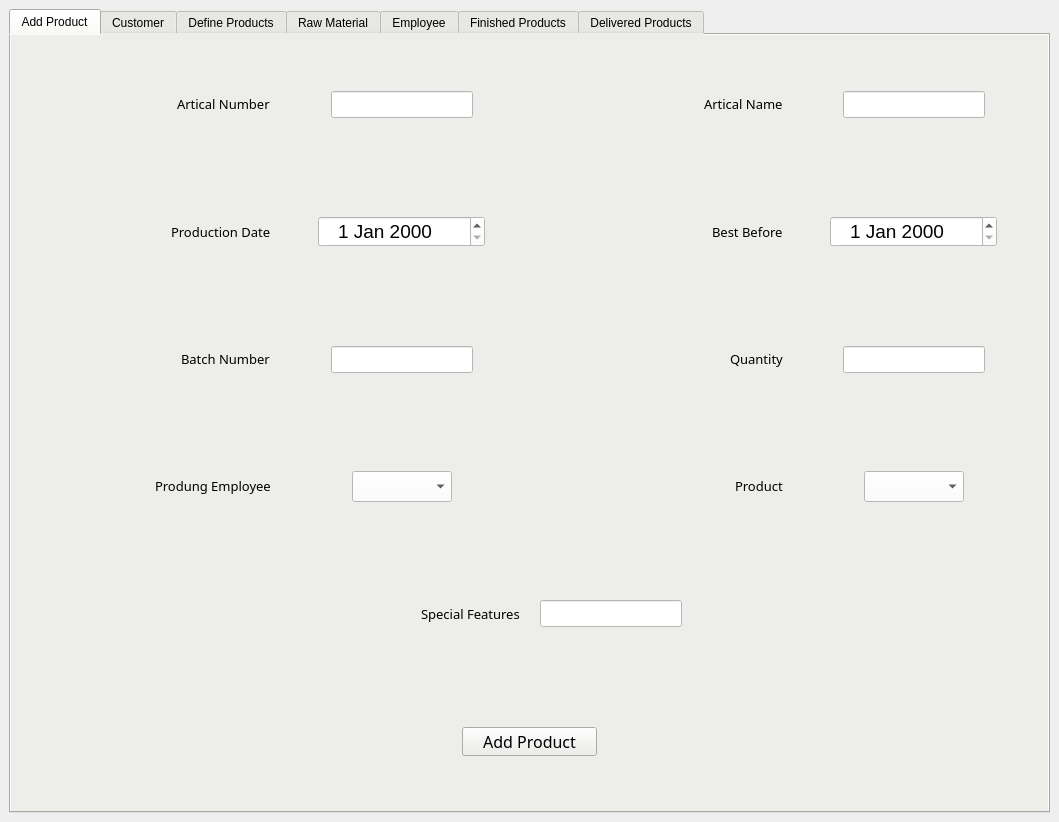
<?xml version="1.0" encoding="UTF-8"?>
<ui version="4.0">
 <class>MainWindow</class>
 <widget class="QMainWindow" name="MainWindow">
  <property name="geometry">
   <rect>
    <x>0</x>
    <y>0</y>
    <width>1059</width>
    <height>822</height>
   </rect>
  </property>
  <property name="windowTitle">
   <string>Warehouse Management System</string>
  </property>
  <widget class="QWidget" name="centralwidget">
   <layout class="QHBoxLayout" name="horizontalLayout_9">
    <item>
     <widget class="QTabWidget" name="tabWidget">
      <property name="styleSheet">
       <string notr="true">background-color:#EDEEE9;</string>
      </property>
      <property name="currentIndex">
       <number>0</number>
      </property>
      <widget class="QWidget" name="tab">
       <property name="cursor">
        <cursorShape>ArrowCursor</cursorShape>
       </property>
       <attribute name="title">
        <string>Add Product</string>
       </attribute>
       <layout class="QHBoxLayout" name="horizontalLayout_8">
        <item>
         <layout class="QVBoxLayout" name="verticalLayout" stretch="1,1,1,1,1,1">
          <item>
           <layout class="QHBoxLayout" name="horizontalLayout_6">
            <item>
             <layout class="QHBoxLayout" name="horizontalLayout_11">
              <item alignment="Qt::AlignRight|Qt::AlignVCenter">
               <widget class="QLabel" name="label">
                <property name="font">
                 <font>
                  <family>Myanmar Text</family>
                  <pointsize>10</pointsize>
                 </font>
                </property>
                <property name="text">
                 <string>Artical Number</string>
                </property>
               </widget>
              </item>
              <item alignment="Qt::AlignHCenter|Qt::AlignVCenter">
               <widget class="QLineEdit" name="artical_number_lineEdit_tab1">
                <property name="minimumSize">
                 <size>
                  <width>0</width>
                  <height>0</height>
                 </size>
                </property>
                <property name="font">
                 <font>
                  <pointsize>12</pointsize>
                 </font>
                </property>
                <property name="styleSheet">
                 <string notr="true">background-color:white;</string>
                </property>
               </widget>
              </item>
             </layout>
            </item>
            <item>
             <layout class="QHBoxLayout" name="horizontalLayout_10">
              <item alignment="Qt::AlignRight|Qt::AlignVCenter">
               <widget class="QLabel" name="label_2">
                <property name="font">
                 <font>
                  <family>Myanmar Text</family>
                  <pointsize>10</pointsize>
                 </font>
                </property>
                <property name="text">
                 <string>Artical Name</string>
                </property>
               </widget>
              </item>
              <item alignment="Qt::AlignHCenter|Qt::AlignVCenter">
               <widget class="QLineEdit" name="artical_name_lineEdit_tab1">
                <property name="font">
                 <font>
                  <pointsize>12</pointsize>
                 </font>
                </property>
                <property name="styleSheet">
                 <string notr="true">background-color:white;</string>
                </property>
               </widget>
              </item>
             </layout>
            </item>
           </layout>
          </item>
          <item>
           <layout class="QHBoxLayout" name="horizontalLayout_4">
            <item>
             <layout class="QHBoxLayout" name="horizontalLayout_15">
              <item alignment="Qt::AlignRight|Qt::AlignVCenter">
               <widget class="QLabel" name="label_5">
                <property name="font">
                 <font>
                  <family>Myanmar Text</family>
                  <pointsize>10</pointsize>
                 </font>
                </property>
                <property name="text">
                 <string>Production Date</string>
                </property>
               </widget>
              </item>
              <item alignment="Qt::AlignHCenter|Qt::AlignVCenter">
               <widget class="QDateEdit" name="production_date_tab1">
                <property name="font">
                 <font>
                  <pointsize>14</pointsize>
                 </font>
                </property>
                <property name="styleSheet">
                 <string notr="true">padding: 0px 15px;
background-color:white;</string>
                </property>
               </widget>
              </item>
             </layout>
            </item>
            <item>
             <layout class="QHBoxLayout" name="horizontalLayout_14">
              <item alignment="Qt::AlignRight|Qt::AlignVCenter">
               <widget class="QLabel" name="label_6">
                <property name="font">
                 <font>
                  <family>Myanmar Text</family>
                  <pointsize>10</pointsize>
                 </font>
                </property>
                <property name="text">
                 <string>Best Before</string>
                </property>
               </widget>
              </item>
              <item alignment="Qt::AlignHCenter|Qt::AlignVCenter">
               <widget class="QDateEdit" name="best_before_date_tab1">
                <property name="font">
                 <font>
                  <pointsize>14</pointsize>
                 </font>
                </property>
                <property name="styleSheet">
                 <string notr="true">padding: 0px 15px;
background-color:white;</string>
                </property>
               </widget>
              </item>
             </layout>
            </item>
           </layout>
          </item>
          <item>
           <layout class="QHBoxLayout" name="horizontalLayout_3">
            <item>
             <layout class="QHBoxLayout" name="horizontalLayout_17">
              <item alignment="Qt::AlignRight|Qt::AlignVCenter">
               <widget class="QLabel" name="label_7">
                <property name="font">
                 <font>
                  <family>Myanmar Text</family>
                  <pointsize>10</pointsize>
                 </font>
                </property>
                <property name="text">
                 <string>Batch Number</string>
                </property>
               </widget>
              </item>
              <item alignment="Qt::AlignHCenter|Qt::AlignVCenter">
               <widget class="QLineEdit" name="batch_number_lineEdit_tab1">
                <property name="font">
                 <font>
                  <pointsize>12</pointsize>
                 </font>
                </property>
                <property name="styleSheet">
                 <string notr="true">background-color:white;</string>
                </property>
               </widget>
              </item>
             </layout>
            </item>
            <item>
             <layout class="QHBoxLayout" name="horizontalLayout_16">
              <item alignment="Qt::AlignRight|Qt::AlignVCenter">
               <widget class="QLabel" name="label_8">
                <property name="font">
                 <font>
                  <family>Myanmar Text</family>
                  <pointsize>10</pointsize>
                 </font>
                </property>
                <property name="text">
                 <string>Quantity</string>
                </property>
               </widget>
              </item>
              <item alignment="Qt::AlignHCenter|Qt::AlignVCenter">
               <widget class="QLineEdit" name="quantity_lineEdit_tab1">
                <property name="font">
                 <font>
                  <pointsize>12</pointsize>
                 </font>
                </property>
                <property name="styleSheet">
                 <string notr="true">background-color:white;</string>
                </property>
               </widget>
              </item>
             </layout>
            </item>
           </layout>
          </item>
          <item>
           <layout class="QHBoxLayout" name="horizontalLayout_5">
            <item>
             <layout class="QHBoxLayout" name="horizontalLayout_13">
              <item alignment="Qt::AlignRight|Qt::AlignVCenter">
               <widget class="QLabel" name="label_3">
                <property name="font">
                 <font>
                  <family>Myanmar Text</family>
                  <pointsize>10</pointsize>
                 </font>
                </property>
                <property name="text">
                 <string>Produng Employee</string>
                </property>
               </widget>
              </item>
              <item alignment="Qt::AlignHCenter|Qt::AlignVCenter">
               <widget class="QComboBox" name="producing_employee_combo_tab1">
                <property name="font">
                 <font>
                  <pointsize>14</pointsize>
                 </font>
                </property>
                <property name="styleSheet">
                 <string notr="true">background-color:white;</string>
                </property>
               </widget>
              </item>
             </layout>
            </item>
            <item>
             <layout class="QHBoxLayout" name="horizontalLayout_12">
              <item alignment="Qt::AlignRight|Qt::AlignVCenter">
               <widget class="QLabel" name="label_4">
                <property name="font">
                 <font>
                  <family>Myanmar Text</family>
                  <pointsize>10</pointsize>
                 </font>
                </property>
                <property name="text">
                 <string>Product</string>
                </property>
               </widget>
              </item>
              <item alignment="Qt::AlignHCenter|Qt::AlignVCenter">
               <widget class="QComboBox" name="product_combo_tab1">
                <property name="font">
                 <font>
                  <pointsize>14</pointsize>
                 </font>
                </property>
                <property name="styleSheet">
                 <string notr="true">background-color:white;</string>
                </property>
               </widget>
              </item>
             </layout>
            </item>
           </layout>
          </item>
          <item>
           <layout class="QHBoxLayout" name="horizontalLayout_2">
            <property name="spacing">
             <number>20</number>
            </property>
            <item alignment="Qt::AlignRight|Qt::AlignVCenter">
             <widget class="QLabel" name="label_9">
              <property name="font">
               <font>
                <family>Myanmar Text</family>
                <pointsize>10</pointsize>
               </font>
              </property>
              <property name="text">
               <string>Special Features</string>
              </property>
             </widget>
            </item>
            <item alignment="Qt::AlignLeft|Qt::AlignVCenter">
             <widget class="QLineEdit" name="special_features_lineEdit_tab1">
              <property name="font">
               <font>
                <pointsize>12</pointsize>
               </font>
              </property>
              <property name="styleSheet">
               <string notr="true">background-color:white;</string>
              </property>
             </widget>
            </item>
           </layout>
          </item>
          <item>
           <layout class="QHBoxLayout" name="horizontalLayout">
            <item alignment="Qt::AlignHCenter|Qt::AlignVCenter">
             <widget class="QPushButton" name="add_product_button_tab1">
              <property name="font">
               <font>
                <family>Myanmar Text</family>
                <pointsize>12</pointsize>
                <weight>50</weight>
                <bold>false</bold>
               </font>
              </property>
              <property name="cursor">
               <cursorShape>PointingHandCursor</cursorShape>
              </property>
              <property name="styleSheet">
               <string notr="true">padding:2px 20px;</string>
              </property>
              <property name="text">
               <string>Add Product</string>
              </property>
             </widget>
            </item>
           </layout>
          </item>
         </layout>
        </item>
       </layout>
      </widget>
      <widget class="QWidget" name="tab_2">
       <attribute name="title">
        <string>Customer</string>
       </attribute>
       <layout class="QHBoxLayout" name="horizontalLayout_22">
        <item>
         <layout class="QVBoxLayout" name="verticalLayout_2">
          <property name="spacing">
           <number>20</number>
          </property>
          <item>
           <layout class="QHBoxLayout" name="horizontalLayout_20">
            <item alignment="Qt::AlignRight|Qt::AlignVCenter">
             <widget class="QLineEdit" name="name_lineEdit_tab2">
              <property name="font">
               <font>
                <pointsize>12</pointsize>
               </font>
              </property>
              <property name="styleSheet">
               <string notr="true">background-color:white;
</string>
              </property>
              <property name="placeholderText">
               <string>Name</string>
              </property>
             </widget>
            </item>
            <item alignment="Qt::AlignHCenter|Qt::AlignVCenter">
             <widget class="QDateEdit" name="date_tab2">
              <property name="font">
               <font>
                <pointsize>14</pointsize>
               </font>
              </property>
              <property name="styleSheet">
               <string notr="true">background-color:white;
padding:2px 0px;</string>
              </property>
             </widget>
            </item>
            <item alignment="Qt::AlignLeft|Qt::AlignVCenter">
             <widget class="QPushButton" name="add_customer_button_tab2">
              <property name="font">
               <font>
                <pointsize>12</pointsize>
               </font>
              </property>
              <property name="cursor">
               <cursorShape>PointingHandCursor</cursorShape>
              </property>
              <property name="styleSheet">
               <string notr="true">padding:5px 20px;</string>
              </property>
              <property name="text">
               <string>Add Customer</string>
              </property>
             </widget>
            </item>
           </layout>
          </item>
          <item>
           <layout class="QHBoxLayout" name="horizontalLayout_19">
            <item>
             <widget class="QTableWidget" name="customer_tableWidget_tab2">
              <property name="styleSheet">
               <string notr="true">background-color:white;</string>
              </property>
             </widget>
            </item>
           </layout>
          </item>
          <item>
           <layout class="QHBoxLayout" name="horizontalLayout_18">
            <item alignment="Qt::AlignHCenter">
             <widget class="QPushButton" name="delete_button_tab2">
              <property name="font">
               <font>
                <pointsize>12</pointsize>
               </font>
              </property>
              <property name="cursor">
               <cursorShape>PointingHandCursor</cursorShape>
              </property>
              <property name="styleSheet">
               <string notr="true">padding:10px 30px;</string>
              </property>
              <property name="text">
               <string>Delete</string>
              </property>
             </widget>
            </item>
           </layout>
          </item>
         </layout>
        </item>
       </layout>
      </widget>
      <widget class="QWidget" name="tab_4">
       <attribute name="title">
        <string>Define Products</string>
       </attribute>
       <layout class="QHBoxLayout" name="horizontalLayout_30">
        <item>
         <layout class="QVBoxLayout" name="verticalLayout_4">
          <property name="spacing">
           <number>20</number>
          </property>
          <item>
           <layout class="QHBoxLayout" name="horizontalLayout_27">
            <item alignment="Qt::AlignHCenter|Qt::AlignVCenter">
             <widget class="QLabel" name="label_11">
              <property name="font">
               <font>
                <pointsize>12</pointsize>
               </font>
              </property>
              <property name="text">
               <string>Product Name</string>
              </property>
             </widget>
            </item>
            <item alignment="Qt::AlignLeft|Qt::AlignVCenter">
             <widget class="QLineEdit" name="name_lineEdit_tab3">
              <property name="font">
               <font>
                <pointsize>12</pointsize>
               </font>
              </property>
              <property name="styleSheet">
               <string notr="true">background-color:white;
</string>
              </property>
              <property name="placeholderText">
               <string>Name</string>
              </property>
             </widget>
            </item>
            <item alignment="Qt::AlignHCenter|Qt::AlignVCenter">
             <widget class="QPushButton" name="add_product_button_tab3">
              <property name="font">
               <font>
                <pointsize>12</pointsize>
               </font>
              </property>
              <property name="cursor">
               <cursorShape>PointingHandCursor</cursorShape>
              </property>
              <property name="text">
               <string>Add Product</string>
              </property>
             </widget>
            </item>
           </layout>
          </item>
          <item>
           <layout class="QHBoxLayout" name="horizontalLayout_21">
            <item alignment="Qt::AlignRight|Qt::AlignVCenter">
             <widget class="QComboBox" name="product_combo_tab3">
              <property name="font">
               <font>
                <pointsize>12</pointsize>
               </font>
              </property>
              <property name="styleSheet">
               <string notr="true">background-color:white;</string>
              </property>
             </widget>
            </item>
            <item alignment="Qt::AlignHCenter|Qt::AlignVCenter">
             <widget class="QLabel" name="label_13">
              <property name="font">
               <font>
                <pointsize>12</pointsize>
               </font>
              </property>
              <property name="text">
               <string>Raw Material</string>
              </property>
             </widget>
            </item>
            <item alignment="Qt::AlignLeft|Qt::AlignVCenter">
             <widget class="QComboBox" name="raw_material_combo_tab3">
              <property name="font">
               <font>
                <pointsize>12</pointsize>
               </font>
              </property>
              <property name="styleSheet">
               <string notr="true">background-color:white;</string>
              </property>
             </widget>
            </item>
            <item alignment="Qt::AlignLeft|Qt::AlignVCenter">
             <widget class="QLineEdit" name="quantity_lineEdit_tab3">
              <property name="font">
               <font>
                <pointsize>12</pointsize>
               </font>
              </property>
              <property name="styleSheet">
               <string notr="true">background-color:white;</string>
              </property>
              <property name="placeholderText">
               <string>Quantity</string>
              </property>
             </widget>
            </item>
            <item alignment="Qt::AlignHCenter|Qt::AlignVCenter">
             <widget class="QPushButton" name="add_raw_material_button_tab3">
              <property name="font">
               <font>
                <pointsize>12</pointsize>
               </font>
              </property>
              <property name="cursor">
               <cursorShape>PointingHandCursor</cursorShape>
              </property>
              <property name="text">
               <string>Add Raw Material</string>
              </property>
             </widget>
            </item>
           </layout>
          </item>
          <item>
           <layout class="QHBoxLayout" name="horizontalLayout_28">
            <item>
             <widget class="QTableWidget" name="define_product_tableWidget_tab3">
              <property name="styleSheet">
               <string notr="true">background-color:white;</string>
              </property>
             </widget>
            </item>
           </layout>
          </item>
          <item>
           <layout class="QHBoxLayout" name="horizontalLayout_29">
            <item alignment="Qt::AlignHCenter">
             <widget class="QPushButton" name="delete_button_tab3">
              <property name="font">
               <font>
                <pointsize>12</pointsize>
               </font>
              </property>
              <property name="cursor">
               <cursorShape>PointingHandCursor</cursorShape>
              </property>
              <property name="styleSheet">
               <string notr="true">padding:10px 30px;</string>
              </property>
              <property name="text">
               <string>Delete</string>
              </property>
             </widget>
            </item>
            <item alignment="Qt::AlignHCenter|Qt::AlignVCenter">
             <widget class="QPushButton" name="see_details_button_tab3">
              <property name="font">
               <font>
                <pointsize>12</pointsize>
               </font>
              </property>
              <property name="cursor">
               <cursorShape>PointingHandCursor</cursorShape>
              </property>
              <property name="styleSheet">
               <string notr="true">padding:10px 30px;</string>
              </property>
              <property name="text">
               <string>See Details</string>
              </property>
             </widget>
            </item>
           </layout>
          </item>
         </layout>
        </item>
       </layout>
      </widget>
      <widget class="QWidget" name="tab_5">
       <attribute name="title">
        <string>Raw Material</string>
       </attribute>
       <layout class="QHBoxLayout" name="horizontalLayout_36">
        <item>
         <layout class="QVBoxLayout" name="verticalLayout_5">
          <property name="spacing">
           <number>20</number>
          </property>
          <item>
           <layout class="QHBoxLayout" name="horizontalLayout_33">
            <item alignment="Qt::AlignRight|Qt::AlignVCenter">
             <widget class="QLineEdit" name="name_tab4">
              <property name="font">
               <font>
                <pointsize>12</pointsize>
               </font>
              </property>
              <property name="styleSheet">
               <string notr="true">background-color:white;
</string>
              </property>
              <property name="placeholderText">
               <string>Name</string>
              </property>
             </widget>
            </item>
            <item alignment="Qt::AlignHCenter|Qt::AlignVCenter">
             <widget class="QLineEdit" name="quantity_tab4">
              <property name="font">
               <font>
                <pointsize>12</pointsize>
               </font>
              </property>
              <property name="styleSheet">
               <string notr="true">background-color:white;</string>
              </property>
              <property name="placeholderText">
               <string>Quantity</string>
              </property>
             </widget>
            </item>
            <item alignment="Qt::AlignLeft|Qt::AlignVCenter">
             <widget class="QPushButton" name="add_raw_material_button_tab4">
              <property name="font">
               <font>
                <pointsize>12</pointsize>
               </font>
              </property>
              <property name="cursor">
               <cursorShape>PointingHandCursor</cursorShape>
              </property>
              <property name="styleSheet">
               <string notr="true">padding:5px 20px;</string>
              </property>
              <property name="text">
               <string>Add Raw Material</string>
              </property>
             </widget>
            </item>
           </layout>
          </item>
          <item>
           <layout class="QHBoxLayout" name="horizontalLayout_34">
            <item>
             <widget class="QTableWidget" name="raw_material_tableWidget_tab4">
              <property name="styleSheet">
               <string notr="true">background-color:white;</string>
              </property>
             </widget>
            </item>
           </layout>
          </item>
          <item>
           <layout class="QHBoxLayout" name="horizontalLayout_35">
            <item alignment="Qt::AlignHCenter">
             <widget class="QPushButton" name="delete_button_tab4">
              <property name="font">
               <font>
                <pointsize>12</pointsize>
               </font>
              </property>
              <property name="cursor">
               <cursorShape>PointingHandCursor</cursorShape>
              </property>
              <property name="styleSheet">
               <string notr="true">padding:10px 30px;</string>
              </property>
              <property name="text">
               <string>Delete</string>
              </property>
             </widget>
            </item>
            <item alignment="Qt::AlignHCenter">
             <widget class="QPushButton" name="see_details_button_tab4">
              <property name="font">
               <font>
                <pointsize>12</pointsize>
               </font>
              </property>
              <property name="cursor">
               <cursorShape>PointingHandCursor</cursorShape>
              </property>
              <property name="styleSheet">
               <string notr="true">padding:10px 30px;</string>
              </property>
              <property name="text">
               <string>See Details</string>
              </property>
             </widget>
            </item>
           </layout>
          </item>
         </layout>
        </item>
       </layout>
      </widget>
      <widget class="QWidget" name="tab_3">
       <attribute name="title">
        <string>Employee</string>
       </attribute>
       <layout class="QHBoxLayout" name="horizontalLayout_26">
        <item>
         <layout class="QVBoxLayout" name="verticalLayout_3" stretch="1,5,1,1,2">
          <property name="spacing">
           <number>20</number>
          </property>
          <item>
           <layout class="QHBoxLayout" name="horizontalLayout_23">
            <item alignment="Qt::AlignRight|Qt::AlignVCenter">
             <widget class="QLineEdit" name="employee_name_tab5">
              <property name="font">
               <font>
                <pointsize>12</pointsize>
               </font>
              </property>
              <property name="styleSheet">
               <string notr="true">background-color:white;
</string>
              </property>
              <property name="placeholderText">
               <string>Employee Name</string>
              </property>
             </widget>
            </item>
            <item alignment="Qt::AlignHCenter|Qt::AlignVCenter">
             <widget class="QDateEdit" name="date_add_employee_tab5">
              <property name="font">
               <font>
                <pointsize>14</pointsize>
               </font>
              </property>
              <property name="styleSheet">
               <string notr="true">background-color:white;</string>
              </property>
             </widget>
            </item>
            <item alignment="Qt::AlignLeft|Qt::AlignVCenter">
             <widget class="QPushButton" name="add_employee_button_tab5">
              <property name="font">
               <font>
                <pointsize>12</pointsize>
               </font>
              </property>
              <property name="cursor">
               <cursorShape>PointingHandCursor</cursorShape>
              </property>
              <property name="styleSheet">
               <string notr="true">padding:5px 20px;</string>
              </property>
              <property name="text">
               <string>Add Employee</string>
              </property>
             </widget>
            </item>
           </layout>
          </item>
          <item>
           <layout class="QHBoxLayout" name="horizontalLayout_24">
            <item>
             <widget class="QTableWidget" name="employees_tableWidget_tab5">
              <property name="styleSheet">
               <string notr="true">background-color:white;</string>
              </property>
             </widget>
            </item>
           </layout>
          </item>
          <item>
           <layout class="QHBoxLayout" name="horizontalLayout_25">
            <item alignment="Qt::AlignHCenter">
             <widget class="QPushButton" name="delete_button_tab5">
              <property name="font">
               <font>
                <pointsize>12</pointsize>
               </font>
              </property>
              <property name="cursor">
               <cursorShape>PointingHandCursor</cursorShape>
              </property>
              <property name="styleSheet">
               <string notr="true">padding:10px 30px;</string>
              </property>
              <property name="text">
               <string>Delete</string>
              </property>
             </widget>
            </item>
           </layout>
          </item>
          <item>
           <layout class="QHBoxLayout" name="horizontalLayout_31">
            <item alignment="Qt::AlignHCenter|Qt::AlignVCenter">
             <widget class="QComboBox" name="employee_name_combo_tab5">
              <property name="font">
               <font>
                <pointsize>12</pointsize>
               </font>
              </property>
              <property name="styleSheet">
               <string notr="true">background-color:white;</string>
              </property>
             </widget>
            </item>
            <item alignment="Qt::AlignHCenter|Qt::AlignVCenter">
             <widget class="QDateEdit" name="from_date_tab5">
              <property name="font">
               <font>
                <pointsize>12</pointsize>
               </font>
              </property>
              <property name="styleSheet">
               <string notr="true">background-color:white;
padding:2px 0px;</string>
              </property>
             </widget>
            </item>
            <item alignment="Qt::AlignHCenter|Qt::AlignVCenter">
             <widget class="QDateEdit" name="to_date_tab5">
              <property name="font">
               <font>
                <pointsize>12</pointsize>
               </font>
              </property>
              <property name="styleSheet">
               <string notr="true">background-color:white;</string>
              </property>
             </widget>
            </item>
            <item alignment="Qt::AlignHCenter|Qt::AlignVCenter">
             <widget class="QPushButton" name="see_products_button_tab5">
              <property name="font">
               <font>
                <pointsize>12</pointsize>
               </font>
              </property>
              <property name="cursor">
               <cursorShape>PointingHandCursor</cursorShape>
              </property>
              <property name="styleSheet">
               <string notr="true">padding:10px 30px;</string>
              </property>
              <property name="text">
               <string>See Products</string>
              </property>
             </widget>
            </item>
           </layout>
          </item>
          <item>
           <layout class="QHBoxLayout" name="horizontalLayout_32">
            <item>
             <widget class="QTextEdit" name="results_textedit_tab5">
              <property name="styleSheet">
               <string notr="true">background-color:white;</string>
              </property>
             </widget>
            </item>
           </layout>
          </item>
         </layout>
        </item>
       </layout>
      </widget>
      <widget class="QWidget" name="tab_6">
       <attribute name="title">
        <string>Finished Products</string>
       </attribute>
       <layout class="QHBoxLayout" name="horizontalLayout_7">
        <item>
         <layout class="QVBoxLayout" name="verticalLayout_6">
          <property name="spacing">
           <number>20</number>
          </property>
          <item>
           <layout class="QHBoxLayout" name="horizontalLayout_37">
            <item alignment="Qt::AlignHCenter|Qt::AlignVCenter">
             <widget class="QComboBox" name="product_combo_tab6">
              <property name="font">
               <font>
                <pointsize>12</pointsize>
               </font>
              </property>
              <property name="styleSheet">
               <string notr="true">background-color:white;</string>
              </property>
             </widget>
            </item>
            <item alignment="Qt::AlignLeft|Qt::AlignVCenter">
             <widget class="QComboBox" name="customer_combo_tab6">
              <property name="font">
               <font>
                <pointsize>12</pointsize>
               </font>
              </property>
              <property name="styleSheet">
               <string notr="true">background-color:white;</string>
              </property>
             </widget>
            </item>
            <item alignment="Qt::AlignLeft|Qt::AlignVCenter">
             <widget class="QPushButton" name="deliver_product_button_tab6">
              <property name="font">
               <font>
                <pointsize>12</pointsize>
               </font>
              </property>
              <property name="cursor">
               <cursorShape>PointingHandCursor</cursorShape>
              </property>
              <property name="styleSheet">
               <string notr="true">padding:5px 20px;</string>
              </property>
              <property name="text">
               <string>Deliver Product</string>
              </property>
             </widget>
            </item>
           </layout>
          </item>
          <item>
           <layout class="QHBoxLayout" name="horizontalLayout_38">
            <item>
             <widget class="QTableWidget" name="finished_products_tableWidget_tab6">
              <property name="styleSheet">
               <string notr="true">background-color:white;</string>
              </property>
             </widget>
            </item>
           </layout>
          </item>
          <item>
           <layout class="QHBoxLayout" name="horizontalLayout_39">
            <item alignment="Qt::AlignHCenter">
             <widget class="QPushButton" name="delete_button_tab6">
              <property name="font">
               <font>
                <pointsize>12</pointsize>
               </font>
              </property>
              <property name="cursor">
               <cursorShape>PointingHandCursor</cursorShape>
              </property>
              <property name="styleSheet">
               <string notr="true">padding:10px 30px;</string>
              </property>
              <property name="text">
               <string>Delete</string>
              </property>
             </widget>
            </item>
           </layout>
          </item>
         </layout>
        </item>
       </layout>
      </widget>
      <widget class="QWidget" name="tab_7">
       <attribute name="title">
        <string>Delivered Products</string>
       </attribute>
       <layout class="QHBoxLayout" name="horizontalLayout_43">
        <item>
         <layout class="QVBoxLayout" name="verticalLayout_7">
          <property name="spacing">
           <number>20</number>
          </property>
          <item>
           <layout class="QHBoxLayout" name="horizontalLayout_41">
            <item>
             <widget class="QTableWidget" name="products_table_tableWidget_tab7">
              <property name="styleSheet">
               <string notr="true">background-color:white;</string>
              </property>
             </widget>
            </item>
           </layout>
          </item>
          <item>
           <layout class="QHBoxLayout" name="horizontalLayout_42">
            <item alignment="Qt::AlignHCenter">
             <widget class="QPushButton" name="delete_button_tab7">
              <property name="font">
               <font>
                <pointsize>12</pointsize>
               </font>
              </property>
              <property name="cursor">
               <cursorShape>PointingHandCursor</cursorShape>
              </property>
              <property name="styleSheet">
               <string notr="true">padding:10px 30px;</string>
              </property>
              <property name="text">
               <string>Delete</string>
              </property>
             </widget>
            </item>
           </layout>
          </item>
         </layout>
        </item>
       </layout>
      </widget>
     </widget>
    </item>
   </layout>
  </widget>
 </widget>
 <resources/>
 <connections/>
</ui>
